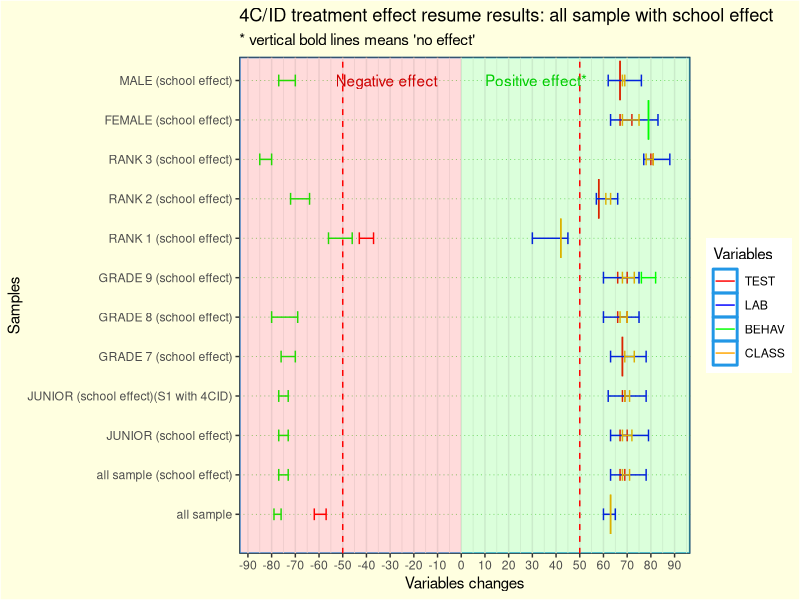
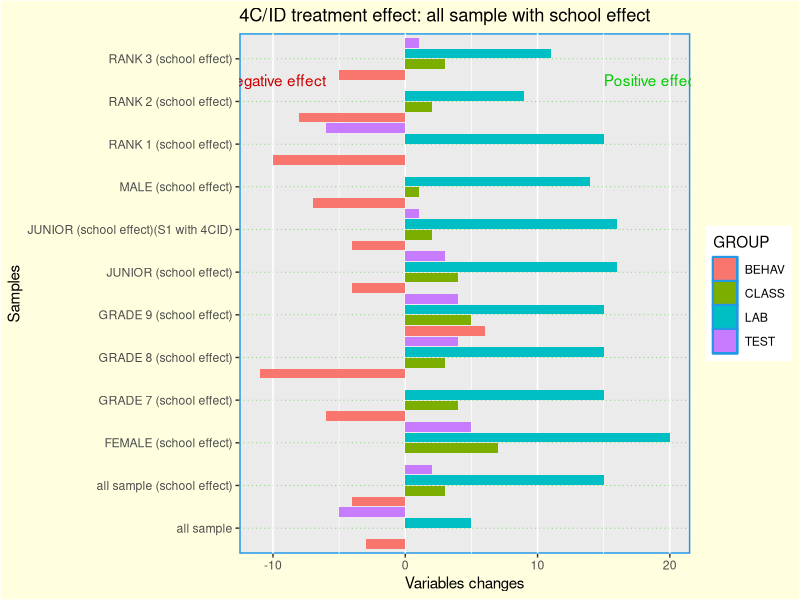
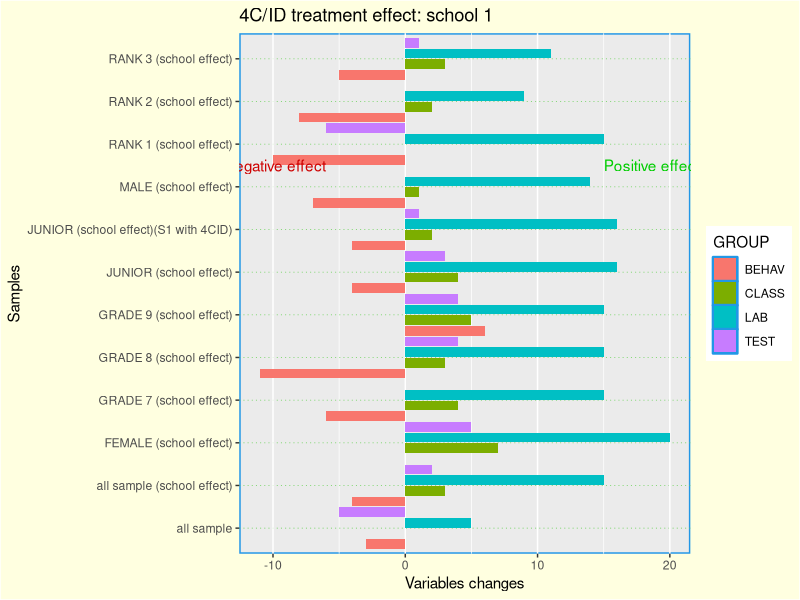
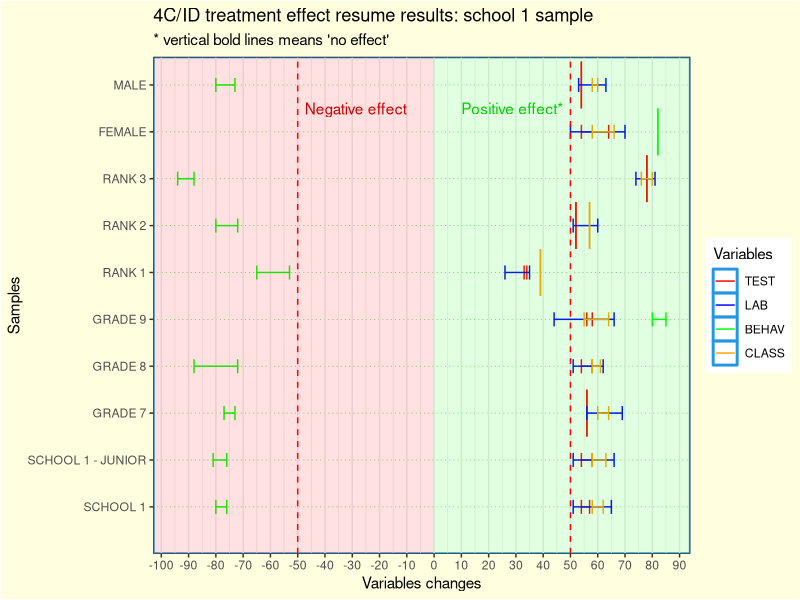

The R script that drew these images, in order: (Note: this script raises an error after producing the figures.)
#INDEX
# # Summary results all sample (with school effect) - 2003 to 2014 - 15
# School 1 - 2003 to 2014 - 50
# Summary results all sample (with school effect) - 2003 to 2014 - 85
# School 1 - 2003 to 2014 - 120

# libraries 
library(dplyr) #work with data frames
library(tidyverse) #include dplyr
library(ggplot2) # graphs
library(gridExtra) #arrange graphs in rows

# NOTE: https://r-charts.com/part-whole/diverging-bar-chart-ggplot2/
# for plotting changes

########## Summary results all sample (with school effect) - 2003 to 2017
# for changes that have p-value that we can't reject the null I use the mean value

results <- data.frame(
  samples=c("all sample", "all sample (school effect)" , "JUNIOR (school effect)", "JUNIOR (school effect)(S1 with 4CID)", "GRADE 7 (school effect)","GRADE 8 (school effect)", "GRADE 9 (school effect)", "RANK 1 (school effect)", "RANK 2 (school effect)","RANK 3 (school effect)","FEMALE (school effect)","MALE (school effect)"),
  TEST1=c(-57,67,67,68,68,66,66,-37,58,80,67,67),
  TEST2=c(-62,69,70,69,68,70,70,-43,58,81,72,67),
  LAB1=c(60,63,63,62,63,60,60,30,57,77,63,62),
  LAB2=c(65,78,79,78,78,75,75,45,66,88,83,76),
  BEHAV1=c(-76,-73,-73,-73,-70,-69,76,-46,-64,-80,79,-70),
  BEHAV2=c(-79,-77,-77,-77,-76,-80,82,-56,-72,-85,79,-77),
  CLASS1=c(63,68,68,69,69,67,68,42,61,78,68,68),
  CLASS2=c(63,71,72,71,73,70,73,42,63,81,75,69)
)
results

ggplot(results,aes(group=TEST1)) +
  geom_errorbar(aes(x=samples, ymin=TEST1, ymax=TEST2,color='TEST'), width = ifelse(results$TEST1==results$TEST2, 1, 0.3))+
  geom_errorbar(aes(x=samples, ymin=LAB1, ymax=LAB2,color='LAB'), width = ifelse(results$LAB1==results$LAB2, 1, 0.3)) +
  geom_errorbar(aes(x=samples, ymin=BEHAV1, ymax=BEHAV2, color='BEHAV'), width = ifelse(results$BEHAV1==results$BEHAV2, 1, 0.3)) +
  geom_errorbar(aes(x=samples, ymin=CLASS1, ymax=CLASS2, color='CLASS'),width = ifelse(results$CLASS1==results$CLASS2, 1, 0.3)) +
  xlab("Samples")+labs(title="4C/ID treatment effect resume results: all sample with school effect",y = "Variables changes",subtitle = "* vertical bold lines means 'no effect'")+
  scale_color_manual(name='Variables',
                     breaks=c('TEST','LAB', 'BEHAV', 'CLASS'),
                     values=c('TEST'='red', 'LAB'='blue', 'BEHAV'='green', 'CLASS'='orange'))+
  theme_bw()+
  theme(panel.grid.major.y = element_line(color = 3,linewidth = 0.25, linetype = 3),panel.background = element_rect(color = 4, linewidth = 1),plot.background = element_rect(fill = "lightyellow"))+
  geom_rect(aes(xmin=0,xmax=Inf,ymin = - Inf,ymax = 0),fill="red",alpha = 0.01) +
  geom_rect(aes(xmin=0,xmax=Inf,ymin = 0,ymax = Inf),fill="green",alpha = 0.01) +
  scale_x_discrete(limits=c("all sample", "all sample (school effect)" , "JUNIOR (school effect)", "JUNIOR (school effect)(S1 with 4CID)", "GRADE 7 (school effect)","GRADE 8 (school effect)", "GRADE 9 (school effect)", "RANK 1 (school effect)", "RANK 2 (school effect)","RANK 3 (school effect)","FEMALE (school effect)","MALE (school effect)"))+
  scale_y_continuous(breaks = seq(-100, 100, by = 10))+
  geom_hline(yintercept=c(-50,50),color="red",linetype=2)+
  annotate(geom="text", x=12, y=-10, label="Negative effect",color="red3",hjust=1)+
  annotate(geom="text", x=12, y=10, label="Positive effect*",color="green3",hjust=0)+
  coord_flip()

# Results change
# prepare data frame for bar ploting
# IMPORTANT NOTE: the negative values are used to plot them in a different area of the graph for 
# negative effects. However, to use this data-frames to compute changes we need to have this values 
# exchanged in order to compute negative change values.
results$DTEST <- results$TEST2-results$TEST1
results$DLAB <- results$LAB2-results$LAB1
results$DBEHAV <- results$BEHAV2-results$BEHAV1
results$DCLASS <- results$CLASS2-results$CLASS1
results
resultsDTEST <- results %>% select(samples,DTEST)
resultsDTEST$GROUP <-"TEST"
names(resultsDTEST)[2]<-'VALUE'
resultsDTEST
resultsDLAB <- results %>% select(samples,DLAB)
resultsDLAB$GROUP <-"LAB"
names(resultsDLAB)[2]<-'VALUE'
resultsDLAB
resultsDBEHAV <- results %>% select(samples,DBEHAV)
resultsDBEHAV$GROUP <-"BEHAV"
names(resultsDBEHAV)[2]<-'VALUE'
resultsDBEHAV
resultsDCLASS <- results %>% select(samples,DCLASS)
resultsDCLASS$GROUP <-"CLASS"
names(resultsDCLASS)[2]<-'VALUE'
resultsDCLASS
resultsD<-bind_rows(resultsDTEST,resultsDLAB,resultsDBEHAV,resultsDCLASS)
resultsD

ggplot(resultsD,aes(y=samples,x=VALUE,fill=GROUP)) +
  geom_bar(stat = "identity",show.legend = TRUE,position = position_dodge(width = 1))+
  ylab("Samples")+labs(title="4C/ID treatment effect: all sample with school effect",x = "Variables changes")+
  theme(panel.grid.major.y = element_line(color = 3,linewidth = 0.25, linetype = 3),panel.background = element_rect(color = 4, linewidth = 1),plot.background = element_rect(fill = "lightyellow"))+
  annotate(geom="text", x=-6, y=11.5, label="Negative effect",color="red3",hjust=1)+
  annotate(geom="text", x=15, y=11.5, label="Positive effect",color="green3",hjust=0)
  #scale_y_discrete(limits=c("SCHOOL 1", "SCHOOL 1 - JUNIOR","GRADE 7","GRADE 8", "GRADE 9", "RANK 1", "RANK 2","RANK 3","FEMALE","MALE"))
  #scale_x_continuous(breaks = seq(-20, 20, by = 5))
  
########## Summary results for SCHOOL 1 sample only - 2003 to 2017
# for changes that have p-value that we can't reject the null I use the mean value
results <- data.frame(
  samples=c("SCHOOL 1", "SCHOOL 1 - JUNIOR","GRADE 7","GRADE 8", "GRADE 9", "RANK 1", "RANK 2","RANK 3","FEMALE","MALE"),
  TEST1=c(54,54,56,54,56,34,52,78,54,54),
  TEST2=c(57,58,56,58,58,33,52,78,64,54),
  LAB1=c(51,51,56,51,44,26,51,74,50,53),
  LAB2=c(65,66,69,62,66,35,60,81,70,63),
  BEHAV1=c(-76,-76,-73,-72,80,-53,-72,-88,82,-73),
  BEHAV2=c(-80,-81,-77,-88,85,-65,-80,-94,82,-80),
  CLASS1=c(58,58,60,58,55,39,57,76,58,58),
  CLASS2=c(62,63,64,61,64,39,57,80,66,60)
)

# This data.frame file ResultsD is also used for the all sample school effect. Please build it starting
# with the new data fle "results" continue to the line "Results change" to have the same file but only for the school 1 sample.

ggplot(resultsD,aes(y=samples,x=VALUE,fill=GROUP)) +
  geom_bar(stat = "identity",show.legend = TRUE,position = position_dodge(width = 1))+
  ylab("Samples")+labs(title="4C/ID treatment effect: school 1",x = "Variables changes")+
  theme(panel.grid.major.y = element_line(color = 3,linewidth = 0.25, linetype = 3),panel.background = element_rect(color = 4, linewidth = 1),plot.background = element_rect(fill = "lightyellow"))+
  annotate(geom="text", x=-6, y=9.5, label="Negative effect",color="red3",hjust=1)+
  annotate(geom="text", x=15, y=9.5, label="Positive effect",color="green3",hjust=0)

ggplot(results,aes(group=TEST1)) +
  geom_errorbar(aes(x=samples, ymin=TEST1, ymax=TEST2,color='TEST'), width = ifelse(results$TEST1==results$TEST2, 1, 0.3))+
  geom_errorbar(aes(x=samples, ymin=LAB1, ymax=LAB2,color='LAB'), width = ifelse(results$LAB1==results$LAB2, 1, 0.3)) +
  geom_errorbar(aes(x=samples, ymin=BEHAV1, ymax=BEHAV2, color='BEHAV'), width = ifelse(results$BEHAV1==results$BEHAV2, 1, 0.3)) +
  geom_errorbar(aes(x=samples, ymin=CLASS1, ymax=CLASS2, color='CLASS'),width = ifelse(results$CLASS1==results$CLASS2, 1, 0.3)) +
  xlab("Samples")+labs(title="4C/ID treatment effect resume results: school 1 sample",y = "Variables changes",subtitle = "* vertical bold lines means 'no effect'")+
  scale_color_manual(name='Variables',
                     breaks=c('TEST','LAB', 'BEHAV', 'CLASS'),
                     values=c('TEST'='red', 'LAB'='blue', 'BEHAV'='green', 'CLASS'='orange'))+
  theme_bw()+
  theme(panel.grid.major.y = element_line(color = 3,linewidth = 0.25, linetype = 3),panel.background = element_rect(color = 4, linewidth = 1),plot.background = element_rect(fill = "lightyellow"))+
  geom_rect(aes(xmin=0,xmax=Inf,ymin = - Inf,ymax = 0),fill="red",alpha = 0.01) +
  geom_rect(aes(xmin=0,xmax=Inf,ymin = 0,ymax = Inf),fill="green",alpha = 0.01) +
  scale_x_discrete(limits=c("SCHOOL 1", "SCHOOL 1 - JUNIOR","GRADE 7","GRADE 8", "GRADE 9", "RANK 1", "RANK 2","RANK 3","FEMALE","MALE"))+
  scale_y_continuous(breaks = seq(-100, 100, by = 10))+
  geom_hline(yintercept=c(-50,50),color="red",linetype=2)+
  annotate(geom="text", x=9.5, y=-10, label="Negative effect",color="red3",hjust=1)+
  annotate(geom="text", x=9.5, y=10, label="Positive effect*",color="green3",hjust=0)+
  coord_flip()





########## Summary results all sample (with school effect) - 2003 to 2014
# for changes that have p-value that we can't reject the null I use the mean value

results <- data.frame(
  samples=c("all sample", "all sample (school effect)" , "JUNIOR (school effect)", "JUNIOR (school effect)(S1 with 4CID)", "GRADE 7 (school effect)","GRADE 8 (school effect)", "GRADE 9 (school effect)", "RANK 1 (school effect)", "RANK 2 (school effect)","RANK 3 (school effect)","FEMALE (school effect)","MALE (school effect)"),
  TEST1=c(62,62, 67,68,68,66,66,-43,58,80,67,67),
  TEST2=c(56,68, 70,69,68,70,70,-37,58,81,72,67),
  LAB1=c(60,60,63,62,63,60,60,30,57,77,63,62),    # NEXT:  "JUNIOR (school effect)"
  LAB2=c(63,76,79,78,78,75,75,45,66,88,83,76),
  BEHAV1=c(79,79,-77,-77,-77,-76,-80,76,-56,-72,-85,79,-77),
  BEHAV2=c(83,79,-73,-73,-73,-70,-69,82,-46,-64,-80,79,-70),
  CLASS1=c(64,64,68,69,69,67,68,42,61,78,68,68),
  CLASS2=c(64,72,72,71,73,70,73,42,63,81,75,69)
)
results
ggplot(results,aes(group=TEST1)) +
  geom_errorbar(aes(x=samples, ymin=TEST1, ymax=TEST2,color='TEST'), width = ifelse(results$TEST1==results$TEST2, 1, 0.3))+
  geom_errorbar(aes(x=samples, ymin=LAB1, ymax=LAB2,color='LAB'), width = ifelse(results$LAB1==results$LAB2, 1, 0.3)) +
  geom_errorbar(aes(x=samples, ymin=BEHAV1, ymax=BEHAV2, color='BEHAV'), width = ifelse(results$BEHAV1==results$BEHAV2, 1, 0.3)) +
  geom_errorbar(aes(x=samples, ymin=CLASS1, ymax=CLASS2, color='CLASS'),width = ifelse(results$CLASS1==results$CLASS2, 1, 0.3)) +
  xlab("Samples")+labs(title="4C/ID treatment effect resume results: all sample with school effect",y = "Variables changes",subtitle = "* vertical bold lines means 'no effect'")+
  scale_color_manual(name='Variables',
                     breaks=c('TEST','LAB', 'BEHAV', 'CLASS'),
                     values=c('TEST'='red', 'LAB'='blue', 'BEHAV'='green', 'CLASS'='orange'))+
  theme_bw()+
  theme(panel.grid.major.y = element_line(color = 3,linewidth = 0.25, linetype = 3),panel.background = element_rect(color = 4, linewidth = 1),plot.background = element_rect(fill = "lightyellow"))+
  geom_rect(aes(xmin=0,xmax=Inf,ymin = - Inf,ymax = 0),fill="red",alpha = 0.01) +
  geom_rect(aes(xmin=0,xmax=Inf,ymin = 0,ymax = Inf),fill="green",alpha = 0.01) +
  scale_x_discrete(limits=c("all sample", "all sample (school effect)" , "JUNIOR (school effect)", "JUNIOR (school effect)(S1 with 4CID)", "GRADE 7 (school effect)","GRADE 8 (school effect)", "GRADE 9 (school effect)", "RANK 1 (school effect)", "RANK 2 (school effect)","RANK 3 (school effect)","FEMALE (school effect)","MALE (school effect)"))+
  scale_y_continuous(breaks = seq(-100, 100, by = 10))+
  geom_hline(yintercept=c(-50,50),color="red",linetype=2)+
  annotate(geom="text", x=12, y=-10, label="Negative effect",color="red3",hjust=1)+
  annotate(geom="text", x=12, y=10, label="Positive effect*",color="green3",hjust=0)+
  coord_flip()

########## Summary results for SCHOOL 1 sample only - 2003 to 2017
# for changes that have p-value that we can't reject the null I use the mean value
results <- data.frame(
  samples=c("SCHOOL 1", "SCHOOL 1 - JUNIOR","GRADE 7","GRADE 8", "GRADE 9", "RANK 1", "RANK 2","RANK 3","FEMALE","MALE"),
  TEST1=c(54,54,56,54,56,34,52,78,54,54),
  TEST2=c(57,58,56,58,58,33,52,78,64,54),
  LAB1=c(51,51,56,51,44,26,51,74,50,53),
  LAB2=c(65,66,69,62,66,35,60,81,70,63),
  BEHAV1=c(-80,-81,-77,-88,80,-65,-80,-94,82,-80),
  BEHAV2=c(-76,-76,-73,-72,85,-53,-72,-88,82,-73),
  CLASS1=c(58,88,60,58,55,39,57,76,58,58),
  CLASS2=c(62,63,64,61,64,39,57,80,66,60)
)

ggplot(results,aes(group=TEST1)) +
  geom_errorbar(aes(x=samples, ymin=TEST1, ymax=TEST2,color='TEST'), width = ifelse(results$TEST1==results$TEST2, 1, 0.3))+
  geom_errorbar(aes(x=samples, ymin=LAB1, ymax=LAB2,color='LAB'), width = ifelse(results$LAB1==results$LAB2, 1, 0.3)) +
  geom_errorbar(aes(x=samples, ymin=BEHAV1, ymax=BEHAV2, color='BEHAV'), width = ifelse(results$BEHAV1==results$BEHAV2, 1, 0.3)) +
  geom_errorbar(aes(x=samples, ymin=CLASS1, ymax=CLASS2, color='CLASS'),width = ifelse(results$CLASS1==results$CLASS2, 1, 0.3)) +
  xlab("Samples")+labs(title="4C/ID treatment effect resume results: school 1 sample",y = "Variables changes",subtitle = "* vertical bold lines means 'no effect'")+
  scale_color_manual(name='Variables',
                     breaks=c('TEST','LAB', 'BEHAV', 'CLASS'),
                     values=c('TEST'='red', 'LAB'='blue', 'BEHAV'='green', 'CLASS'='orange'))+
  theme_bw()+
  theme(panel.grid.major.y = element_line(color = 3,linewidth = 0.25, linetype = 3),panel.background = element_rect(color = 4, linewidth = 1),plot.background = element_rect(fill = "lightyellow"))+
  geom_rect(aes(xmin=0,xmax=Inf,ymin = - Inf,ymax = 0),fill="red",alpha = 0.01) +
  geom_rect(aes(xmin=0,xmax=Inf,ymin = 0,ymax = Inf),fill="green",alpha = 0.01) +
  scale_x_discrete(limits=c("SCHOOL 1", "SCHOOL 1 - JUNIOR","GRADE 7","GRADE 8", "GRADE 9", "RANK 1", "RANK 2","RANK 3","FEMALE","MALE"))+
  scale_y_continuous(breaks = seq(-100, 100, by = 10))+
  geom_hline(yintercept=c(-50,50),color="red",linetype=2)+
  annotate(geom="text", x=9.5, y=-10, label="Negative effect",color="red3",hjust=1)+
  annotate(geom="text", x=9.5, y=10, label="Positive effect*",color="green3",hjust=0)+
  coord_flip()
